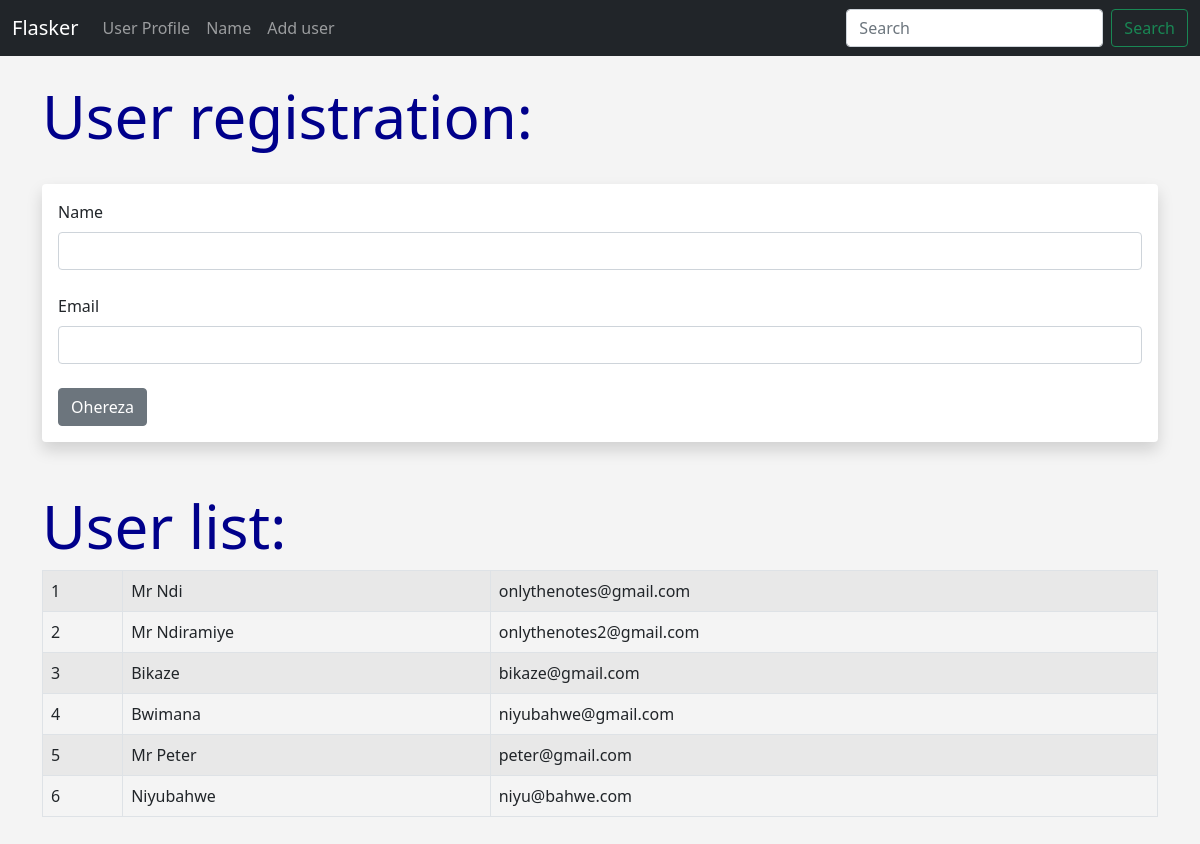
Screenshot of /user/add with the database file from the repository.
### BlogPost/index.py (models this page shows, shortened)
class users(db.Model):
    id = db.Column(db.Integer, primary_key=True)
    name = db.Column(db.String(25), nullable=False)
    email = db.Column(db.String(25), nullable=False, unique=True)
    date_added = db.Column(db.DateTime, default=datetime.utcnow)

### BlogPost/index.py (the view, shortened to what this page needs)
@app.route('/user/add', methods=['GET', 'POST'])
def add_user():
    name = None
    form = UserForm()
    our_users = users.query.order_by(users.date_added)
    return render_template('add_user.html', mode = form, names = name, all_user = our_users)

### BlogPost/index.py
class UserForm(FlaskForm):
    name = StringField('Name', validators=[DataRequired()])
    email = StringField('Email', validators=[DataRequired()])
    submit = SubmitField('Ohereza')

### BlogPost/templates/add_user.html (shortened to what this page needs)
{% extends 'base.html' %}
{% block content %}
    {% if names %}
       <h1>User was added</h1>
       <table class="table table -hover table-bordered table-striped">
        {% for our_user in all_user %}
            <tr><td>{{ our_user.id }}  -- {{ our_user.name }} -- {{ our_user.email }} </td></tr>
        {% endfor %}
    </table>
    <br>
    {% else %}
        <h1>User registration:</h1>
        <br>
        <div class="shadow p-3 mb-5 bg-body rounded">
            <form method="post">
                {{ mode.name.label(class='form-label') }}
                {{ mode.name(class='form-control') }}
                <br>
                {{ mode.email.label(class='form-label') }}
                {{ mode.email(class='form-control') }}
                <br>
                {{ mode.submit(class='btn btn-secondary') }}
            </form>
        </div>
        <h1>User list:</h1>
        <table class="table table -hover table-bordered table-striped">
        {% for our_user in all_user %}
            <tr><td>{{ our_user.id }}  </td><td> {{ our_user.name }} </td><td>{{ our_user.email }} </td></tr>
        {% endfor %}
    </table>
    {% endif %}
    <br><br><br>
{% endblock %}

### BlogPost/templates/base.html (shortened to what this page needs)
<!doctype html>
<html lang="en">
<head>
    <link href="https://cdn.jsdelivr.net/npm/bootstrap@5.0.2/dist/css/bootstrap.min.css" rel="stylesheet"
>
    <link href="{{ url_for('static', filename='css/style.css') }}" rel="stylesheet">
</head>
<body>
    {% include 'navbar.html' %}
    <br>
    <div class="container">
        {% block content %}
        {% endblock %}
    </div>
</body>
</html>

### BlogPost/templates/navbar.html (shortened to what this page needs)
<nav class="navbar navbar-expand-lg navbar-dark bg-dark">
    <div class="container-fluid">
        <a class="navbar-brand" href="{{url_for('index')}}">Flasker</a>
        <div class="collapse navbar-collapse" id="navbarSupportedContent">
            <ul class="navbar-nav me-auto mb-2 mb-lg-0">
                <li class="nav-item">
                    <a class="nav-link" href="{{url_for('user', name='John')}}">User Profile</a>
                </li>
                <li class="nav-item">
                    <a class="nav-link" href="{{url_for('name')}}">Name</a>
                </li>
                <li class="nav-item">
                    <a class="nav-link" href="{{url_for('add_user')}}">Add user</a>
                </li>
            </ul>
            <form class="d-flex">
                <input class="form-control me-2" type="search" placeholder="Search" aria-label="Search">
                <button class="btn btn-outline-success" type="submit">Search</button>
            </form>
        </div>
    </div>
</nav>

### BlogPost/static/css/style.css (style rules this page uses)
h1 { color: darkblue; font-size: 60px; }
body { background: #f4f4f4; }

### rows the page displays
users: id "1", name "Mr Ndi", email "onlythenotes@gmail.com"
users: id "2", name "Mr Ndiramiye", email "onlythenotes2@gmail.com"
users: id "3", name "Bikaze", email "bikaze@gmail.com"
users: id "4", name "Bwimana", email "niyubahwe@gmail.com"
users: id "5", name "Mr Peter", email "peter@gmail.com"
users: id "6", name "Niyubahwe", email "niyu@bahwe.com"

### other values shown
{{ mode.name.label(class='form-label') }} "Name"
{{ mode.email.label(class='form-label') }} "Email"
